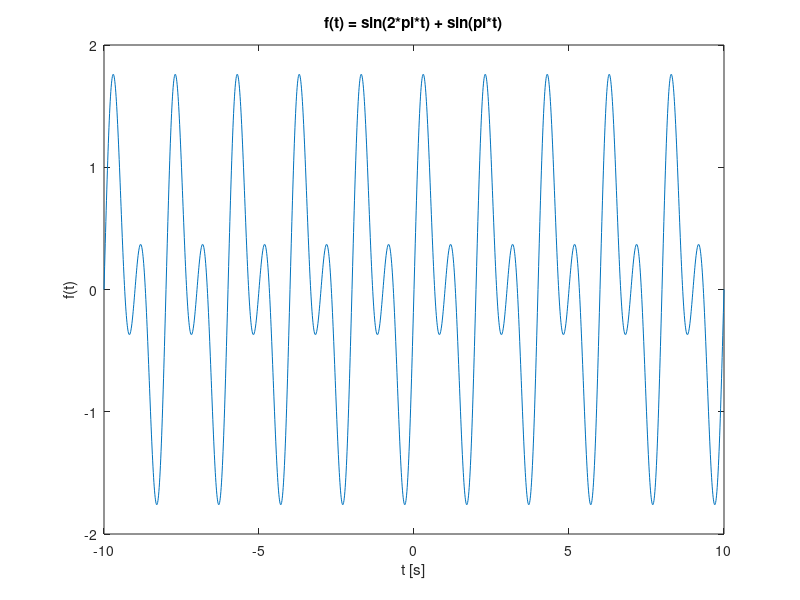

Source code (MATLAB): (Note: this script raises an error after producing the figure.)
A = [1,2,3,4;5,6,7,8];
B = randi([2,9], size(A));
save("teste1", "A", "B");

%clear("A");
%load teste1.mat;


C1 = [1 2;3 4];
C2 = [5 6;7 8];
Ccil = cat(2, C1, C2);

%1.8 -> primeira linha de A e ultima linha de B
Cp = [A(1,:); B(end,:)];
Cp;

%1.9 -> Soma A e B
clear("C1");
C1 = A+B;

%1.9.3 -> Multiplicacao de A pela transposta de B
C3 = A*B';

%1.9.4 -> Multiplicacao elemento a elemento
C4 = A.*B;

%1.9.5 -> Divisao a direita de A e B
C5 = A/B;
%para quadradas -> A/B = A*inv(B)

%1.9.6 -> Divisao a direita elemento a elemento
C6 = A./B;

%C3^2
%C3.^2
%


%2 sin(2.pi.t) + sin(pi.t)
%2.1 -> Vetor T : permite valores [-10, 10], assume valores de 0.01
%correr uma linha -> selecionar linha + F7

t=-10:0.01:10;
n=numel(t);

disp("A dimensao do vetor tempo e: ") %Print

disp(["Dimensao", num2str(n)])

%2.2 -> Graficamente
f = sin(2*pi*t) + sin(pi*t);

plot(t,f), xlabel("t [s]"), ylabel("f(t)"), title("f(t) = sin(2*pi*t) + sin(pi*t)"),

%variavel simbolica
syms tsym
ft = sin(2*pi*tsym) + sin(pi*tsym);
f1 = subs(ft,tsym,5:0.01:5);
plot(-5:0.01:5, f1), xlabel("t [s]"), ylabel("f(t)"), title("f(t) = sin(2*pi*t) + sin(pi*t)"),

%4 -> f(x,y) = sin(xy) + cos(x)
x = -4:0.05:4;
y=x;
[X,Y]=meshgrid(x,y);

Z=sin(X.*Y)+cos(X);
figure; mesh(X,Y,Z);

%{
A funcao mesh faz um grafico dos valores de Z definidos pela altura sobre
o plano X-Y 
Representa os contornos em cores sem preenchimento
%}

xlabel("X"), ylabel("Y"), zlabel("f(x,y)"), title("Grafico de f(x,y)")

%Calculo simbolico
syms X Y
Z=sin(X.*Y)+cos(X);

figure; fmesh(Z, [-4, 4]);
%{
A funcao fmesh grafica a funcao Z sobre o intervalo [min, max]
Nao e necessaria a definicao previa de XY nem o calculo dos valores em Z
%}
xlabel("X"), ylabel("Y"), zlabel("Z"), title("Grafico de f(x,y)")

%5 -> Coeficientes de grau 2 (polinomios)

y1 = [0 0.7 2.4 3.1 4.2 4.8 5.7 5.9 6.2 6.3 6.4];
x1 = 0:10;

%a funcao polyfit(x,y,n) encontra os coeficientes de um polinomio de
% grau n que melhor ajusta os dados em y pelo metodo dos min quadrados
p=polyfit(x1, y1, 2);

% a funcao polyval(p,x) avalia o polinomio p em cada ponto de x
x2 = 0:0.2:10;
y2 = polyval(p,x2);
figure; plot(x1,y1,"*r",x2,y2,"-b"), legend ("dados originais", "ajuste Polinomial", "Location", "northwest")

% 6 -> Factorial nao recursivo
function fato = fatorial1(n)

fato = 1;
for i=2:n
    fato=i*fato;

end
end
